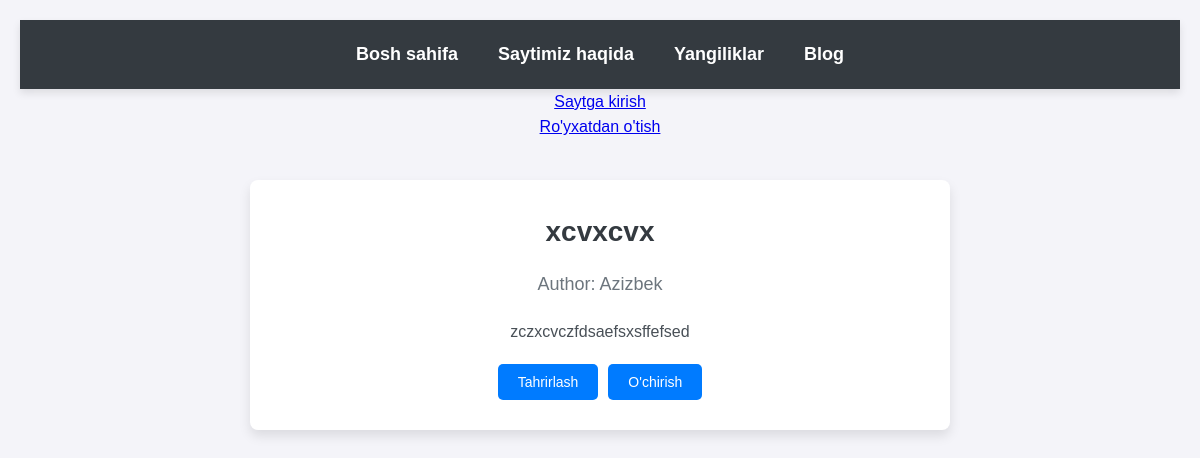
The page /blog/post/8/ on the database its author committed.
### apps/blog/models.py (models this page shows, shortened)
class Post(models.Model):
    title = models.CharField(max_length=200)
    author = models.ForeignKey(
        'auth.User',
        on_delete=models.CASCADE
    )
    body = models.TextField()

### apps/blog/views.py (the view)
# urls.py: path('post/<int:pk>/', BlogDetailView.as_view(), name='post_detail')
class BlogDetailView(DetailView):
    model = Post
    template_name = 'post_detail.html'

### templates/post_detail.html
{% extends 'base.html' %}
{% block content %}
    <div class="content">
        <h2>{{ post.title }}</h2>
        <h3>Author: {{ post.author }}</h3>
        <p>{{ post.body }}</p>
        <div class="buttons">
            <a href="{% url 'post_edit' post.id %}" class="btn">
                <button>Tahrirlash</button>
            </a>
            <a href="{% url 'post_delete' post.id %}" class="btn">
                <button>O'chirish</button>
            </a>
        </div>
    </div>
{% endblock content %}

### static/css/base.css (style rules this page uses)
* { margin: 0; padding: 0; box-sizing: border-box; }
body { font-family: Arial, sans-serif; background-color: #e9ecef; color: #495057; display: flex; flex-direction: column; align-items: center; }
.content { max-width: 800px; width: 100%; margin-top: 30px; padding: 20px; background-color: #ffffff; border-radius: 8px; box-shadow: 0px 4px 12px rgba(0, 0, 0, 0.1); }
h2 { color: #343a40; font-size: 24px; margin-bottom: 10px; }
h3 { color: #6c757d; font-size: 18px; margin-bottom: 15px; }
p { color: #495057; line-height: 1.6; }

### static/css/news.css (style rules this page uses)
body { font-family: Arial, sans-serif; background-color: #f4f4f4; margin: 0; padding: 0; box-sizing: border-box; font-family: 'Arial', sans-serif; }
body { background-color: #f4f4f9; color: #333; padding: 20px; line-height: 1.6; }

### static/css/blog_detail.css (style rules this page uses)
.content { max-width: 700px; margin: 40px auto; padding: 30px; background-color: #ffffff; border-radius: 8px; box-shadow: 0px 6px 12px rgba(0, 0, 0, 0.1); text-align: center; }
.content h2 { color: #343a40; font-size: 28px; margin-bottom: 15px; }
.content h3 { color: #6c757d; font-size: 18px; font-weight: normal; margin-bottom: 20px; }
.content p { color: #495057; font-size: 16px; line-height: 1.6; text-align: center; }
.buttons { display: flex; justify-content: center; gap: 10px; margin-top: 20px; }
button { padding: 10px 20px; font-size: 14px; color: #ffffff; background-color: #007bff; border: none; border-radius: 5px; cursor: pointer; text-decoration: none; }

### rows shown on the page
Post: title "xcvxcvx", author "Azizbek", body "zczxcvczfdsaefsxsffefsed"
